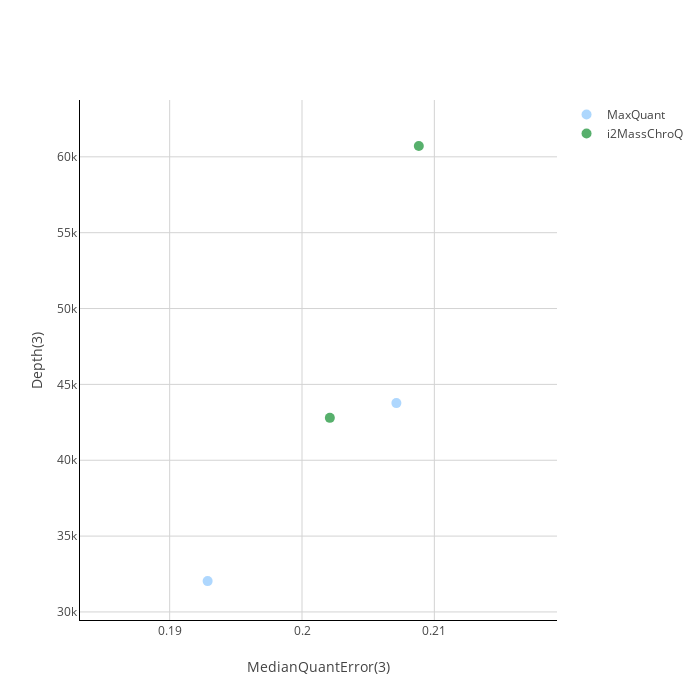

The code cell stored with this chart in its notebook:
### Code cell
plot = plot_performance_metrics(
    all_datapoints, subset=subset_hashes_MBR, min_quant=3, subset_col="intermediate_hash", autoscale=True
)
plot

### Figure 1 — Plotly figure (JSON) as saved in the notebook; plotly's stock layout.template omitted (floating-point values rounded to 4 significant figures)
{"data": [{"hovertext": ["ProteoBench ID: MaxQuant_20250725_123658<br>Software tool: MaxQuant 2.1.4.0<br>Comment (private submission): ...", "ProteoBench ID: MaxQuant_20250725_123712<br>Software tool: MaxQuant 2.1.4.0<br>Comment (private submission): ..."], "marker": {"color": ["#8bc6fd", "#8bc6fd"], "showscale": false, "size": [10, 10]}, "mode": "markers", "name": "MaxQuant", "type": "scatter", "x": [0.2071, 0.1929], "y": [43766, 32032]}, {"hovertext": ["ProteoBench ID: i2MassChroQ_20250725_123906<br>Software tool: i2MassChroQ 1.2.1<br>Comment (private submission): ...", "ProteoBench ID: i2MassChroQ_20250725_124310<br>Software tool: i2MassChroQ 1.2.1<br>Comment (private submission): ..."], "marker": {"color": ["#108E2E", "#108E2E"], "showscale": false, "size": [10, 10]}, "mode": "markers", "name": "i2MassChroQ", "type": "scatter", "x": [0.2088, 0.2021], "y": [60711, 42794]}], "layout": {"annotations": [{"font": {"color": "rgba(0,0,0,0.1)", "size": 50}, "showarrow": false, "text": "", "x": 0.5, "xref": "paper", "y": 0.5, "yref": "paper"}], "clickmode": "event+select", "height": 700, "width": 700, "xaxis": {"gridcolor": "lightgray", "gridwidth": 1, "linecolor": "black", "range": [0.1832, 0.2193], "showgrid": true, "title": {"text": "MedianQuantError(3)"}}, "yaxis": {"gridcolor": "lightgray", "gridwidth": 1, "linecolor": "black", "range": [29470.0, 63750.0], "showgrid": true, "title": {"text": "Depth(3)"}}}}
